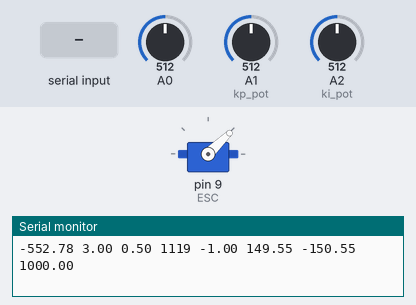
A sketch run on a simulated Arduino Uno, built with avr-gcc and run on an emulated ATmega328P. On the bench: servo, the last lines printed to the serial monitor. The inputs (shaded band) are chosen by the test bench; at power-on: A2 (ki_pot) = 512, A1 (kp_pot) = 512, A0 = 512.

Above: at 1.2 s.
1.3 s: "90,45\n" received over Serial
At 3.83 s:
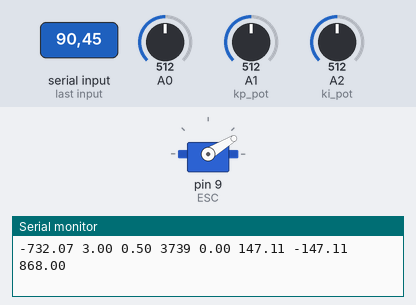
4.3 s: "200\n" received over Serial
At 5.58 s:
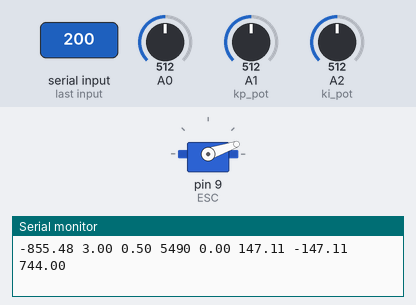
7.3 s: A2 (ki_pot) set to 835
10.3 s: A1 (kp_pot) set to 488
16.3 s: A2 (ki_pot) set to 633
17.8 s: A2 (ki_pot) set to 621
Timing chart, 0 to 20.3 s (numbered marks = the images above; inputs shaded):
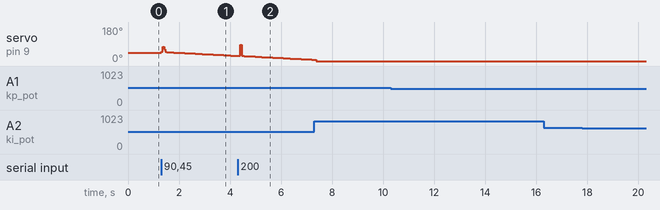

Measured:
- after the input at 1.3 s, servo on pin 9 (ESC): rises from 44° to 75° in 0.06 s, then falls to 28° in 2.8 s

The sketch:

pid_arduino_ultimate.ino
```cpp
#include <Servo.h>
#define tiempo_muestreo 50
#define A0_raw_maximum  825
#define A0_raw_minimum  1023
#define maximum_angle   57
#define minimum_angle   0
#define max_pwm 1500
#define kp_pot A1
#define ki_pot A2
#define input_angle A0

Servo ESC;
float deltatiempo, tiempo_anterior, integral, antes, pwm_output;
float slope, u_t, kp, ki, kd, setpoint= -1;
float alfa, theta, sensor, analogo;
unsigned long tiempo_inicio;

void setup() {
  ESC.attach(9);
  ESC.writeMicroseconds(1000);
  slope= 2.45;
  kp= 1;
  ki= 0.00;
  kd= 0.00;
  tiempo_anterior= 0;
  Serial.begin(9600);
  Serial.setTimeout(10);
}

void loop() {
//Muestreo de tiempo
  if(millis() - tiempo_inicio >= tiempo_muestreo){
    tiempo_inicio = millis();
    deltatiempo= (tiempo_inicio - tiempo_anterior)/1000.00;
    tiempo_anterior = tiempo_inicio;
    float sensor= mapf(analogo);
    // Cuidado siempre ver que este restando
    float error= setpoint - sensor;
    pwm_output= int(pid(error,sensor));

    //Establecimiento de setpoint y seguro para apagarlo
    if(Serial.available() >= 1){
      setpoint = Serial.parseInt(); //Leer un entero por serial
    }
    if(setpoint == -1){
      pwm_output= 1000;
    }
    //Modifica el pulso enviado al motor
    ESC.writeMicroseconds(pwm_output);
    //Imprime datos
      Serial.print(tiempo_inicio);
      Serial.print(" ");
      Serial.print(setpoint);
      Serial.print(" ");
      Serial.print(sensor);
      Serial.print(" ");
      Serial.print(error);
      Serial.print(" ");
      Serial.println(pwm_output);

  }
}

float pid(float error, float angulo){
  float proporcional = error;
  integral += error*deltatiempo;
  float derivativo= (error - antes)/deltatiempo;
  antes = error;
  float kp = filtro(analogRead(kp_pot), 0, 1023, 0.00, 6.00);
  float ki = filtro(analogRead(ki_pot), 0, 1023, 0.00, 1.00);
  float u_t= (kp*proporcional) + (ki*integral) + (kd*derivativo);
  Serial.print(u_t);
  Serial.print(" ");
  Serial.print(kp);
  Serial.print(" ");
  Serial.print(ki);
  Serial.print(" ");
  //double u = 2.1357*u_t + 1226.2;
  float u= 1240.00 + u_t + slope*angulo;
  if(u > max_pwm)
    u = 1226.20;
  return u;
}

//Filtro y angulo filtrado
  float yn_1 = 0;
float mapf(float analogo){
  //Filtro
    float xn, yn;
    float alfa = 0.17;
    yn = alfa*float(analogRead(A0)) + (1-alfa)*yn_1;
    yn_1 = yn;

  theta = (maximum_angle - (minimum_angle))* (yn - A0_raw_minimum)/ (A0_raw_maximum - A0_raw_minimum)  + minimum_angle;
  //Serial.print(theta);
  if(theta < 0){
    theta= 0;
  }
  return theta;
}


//Filtro kp y ki
float filtro(float valor, float in_min, float in_max, float out_min, float out_max){
  //Filtro

  // Calculo valor
    float valor_corregido= (valor - in_min) * (out_max - out_min) / (in_max - in_min) + out_min;
    return valor_corregido;
}
```
